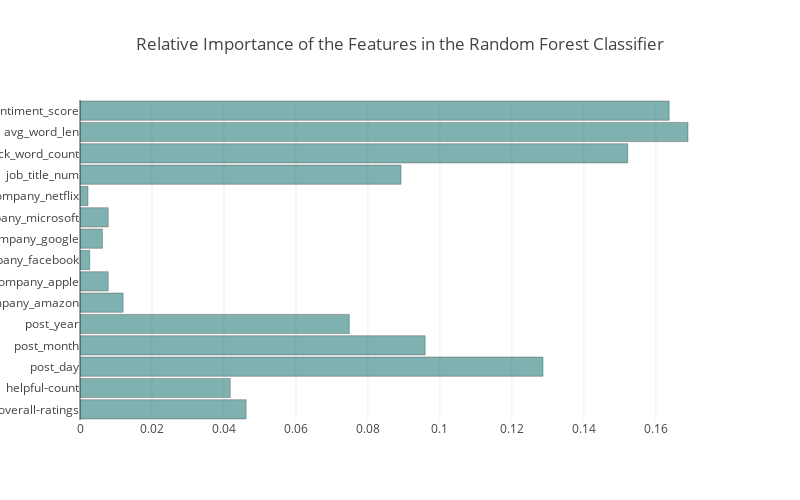

The code cell stored with this chart in its notebook:
### Code cell
# As we our final chosen model is Random Forest which is performing better accuracy and execution time wise

# let's fine tune it 

feature_name = []
feautre_score = []

for name, score in zip(X_train[features], random_forest.feature_importances_):
    feature_name.append(name)
    feautre_score.append(score)
    print(name, score)

    
data = go.Bar( y = feature_name, x = feautre_score,   orientation = 'h',
    marker = dict(color = 'rgba(0,100,100, 0.5)', line = dict(width = 0.4)))

data = [data]
layout = go.Layout(title = 'Relative Importance of the Features in the Random Forest Classifier',
    barmode='group', bargap=0.1, width=800,height=500,)

fig = go.Figure(data=data, layout=layout)
iplot(fig)

### Figure 1 — Plotly figure (JSON) as saved in the notebook; plotly's stock layout.template omitted (floating-point values rounded to 4 significant figures)
{"data": [{"marker": {"color": "rgba(0,100,100, 0.5)", "line": {"width": 0.4}}, "orientation": "h", "type": "bar", "uid": "ec954067-d1f2-4819-916a-dc2d49f2344b", "x": [0.04615, 0.04174, 0.1286, 0.0959, 0.07483, 0.01198, 0.00784, 0.002717, 0.006228, 0.007836, 0.002206, 0.08918, 0.1522, 0.1689, 0.1637], "y": ["overall-ratings", "helpful-count", "post_day", "post_month", "post_year", "company_amazon", "company_apple", "company_facebook", "company_google", "company_microsoft", "company_netflix", "job_title_num", "feedback_word_count", "avg_word_len", "sentiment_score"]}], "layout": {"bargap": 0.1, "barmode": "group", "height": 500, "title": {"text": "Relative Importance of the Features in the Random Forest Classifier"}, "width": 800}}
